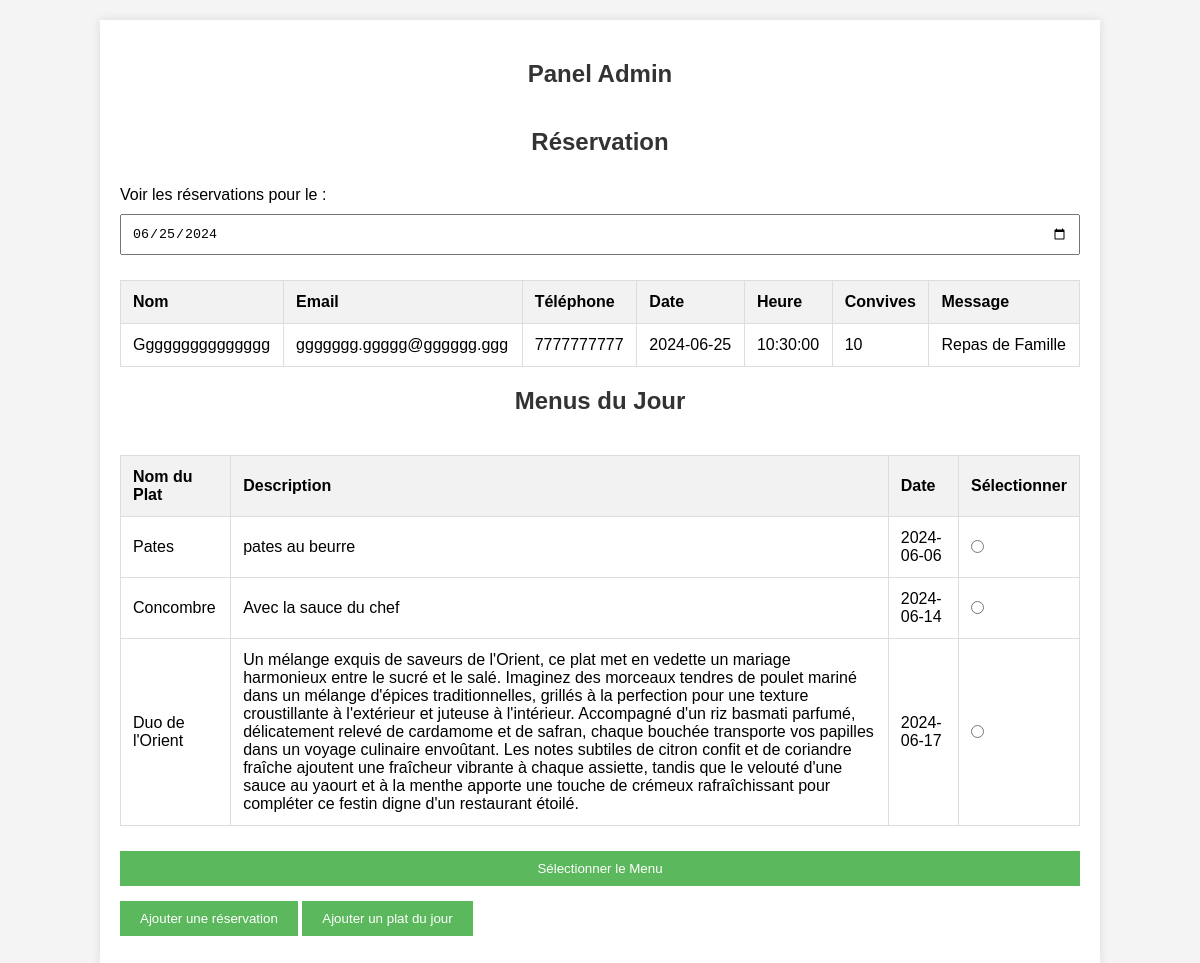
The page /admin/index.php (signed in) on the database its author committed.
### tables this page shows
CREATE TABLE `reservations` (
  `id` int NOT NULL AUTO_INCREMENT,
  `name` varchar(100) NOT NULL,
  `email` varchar(100) NOT NULL,
  `phone` varchar(20) NOT NULL,
  `date` date NOT NULL,
  `time` time NOT NULL,
  `guests` int NOT NULL,
  `message` text,
  PRIMARY KEY (`id`)
);

CREATE TABLE `daily_menu` (
  `id_menu` int NOT NULL AUTO_INCREMENT,
  `dish_name` varchar(250) NOT NULL,
  `description` varchar(1000) NOT NULL,
  `date` date NOT NULL,
  `selected` tinyint(1) NOT NULL DEFAULT '0',
  PRIMARY KEY (`id_menu`)
);

### admin/index.php (the view, shortened to what this page needs)
<!DOCTYPE html>
<html lang="fr">
<head>
    <link rel="stylesheet" href="/Site-Restaurant/assets/css/Astyles.css">
</head>
<body>
    <div class="container">
        <h2>Panel Admin</h2>
        <div class="date-selector">
            <form id="date-form" method="get" action="">
            <h2>Réservation</h2>
                <label for="reservation-date">Voir les réservations pour le :</label>
                <input type="date" id="reservation-date" name="date" value="<?php echo isset($_GET['date']) ? $_GET['date'] : date('Y-m-d'); ?>">
            </form>
        </div>
        <?php
        include '../includes/db.php';
        $date = isset($_GET['date']) ? $_GET['date'] : date('Y-m-d');
        $stmt = $conn->prepare("SELECT * FROM reservations WHERE date = ? ORDER BY date");
        $stmt->bind_param('s', $date);
        $stmt->execute();
        $result = $stmt->get_result();
        if ($result->num_rows > 0) {
            echo "<table>
                    <tr>
                        <th>Nom</th>
                        <th>Email</th>
                        <th>Téléphone</th>
                        <th>Date</th>
                        <th>Heure</th>
                        <th>Convives</th>
                        <th>Message</th>
                    </tr>";
            while($row = $result->fetch_assoc()) {
                echo "<tr>
                        <td>{$row['name']}</td>
                        <td>{$row['email']}</td>
                        <td>{$row['phone']}</td>
                        <td>{$row['date']}</td>
                        <td>{$row['time']}</td>
                        <td>{$row['guests']}</td>
                        <td>{$row['message']}</td>
                      </tr>";
            }
            echo "</table>";
        } else {
            echo "Aucune réservation trouvée";
        }
        $stmt = $conn->prepare("SELECT * FROM daily_menu ORDER BY date");
        $stmt->execute();
        $menus = $stmt->get_result();
        if ($menus->num_rows > 0) {
            echo "<h2>Menus du Jour</h2>";
            echo "<form id='select-menu-form' method='post' action='select_menu.php'>";
            echo "<table>
                    <tr>
                        <th>Nom du Plat</th>
                        <th>Description</th>
                        <th>Date</th>
                        <th>Sélectionner</th>
                    </tr>";
            while($menu = $menus->fetch_assoc()) {
                echo "<tr>
                        <td>{$menu['dish_name']}</td>
                        <td>{$menu['description']}</td>
                        <td>{$menu['date']}</td>
                        <td><input type='radio' name='selected_menu' value='{$menu['id_menu']}'></td>
                      </tr>";
            }
            echo "</table>";
            echo "<button type='submit'>Sélectionner le Menu</button>";
            echo "</form>";
        } else {
            echo "Aucun menu du jour trouvé";
        }
        ?>
        <button id="add-reservation-btn">Ajouter une réservation</button>
        <button id="add-daily-menu-btn">Ajouter un plat du jour</button>
    </div>
</body>
</html>

### assets/css/Astyles.css (style rules this page uses)
body { font-family: Arial, sans-serif; background-color: #f4f4f4; margin: 0; padding: 0; }
.container { width: 80%; margin: 0 auto; background: #fff; padding: 20px; box-shadow: 0 0 10px rgba(0,0,0,0.1); margin-top: 20px; }
h2 { text-align: center; color: #333; }
table { width: 100%; border-collapse: collapse; margin: 20px 0; }
table, th, td { border: 1px solid #ddd; }
th, td { padding: 12px; text-align: left; }
th { background-color: #f2f2f2; }
button { display: inline-block; padding: 10px 20px; margin: 10px 0; border: none; background-color: #5cb85c; color: #fff; cursor: pointer; }
form { display: flex; flex-direction: column; }
form label { margin: 10px 0 5px; }
form input, form textarea, form button { padding: 10px; margin: 5px 0; }

### rows shown on the page
reservations: name "Ggggggggggggggg", email "ggggggg.ggggg@gggggg.ggg", phone "7777777777", date "2024-06-25", time "10:30:00", guests "10", message "Repas de Famille"
daily_menu: dish_name "Pates", description "pates au beurre", date "2024-06-06"
daily_menu: dish_name "Concombre", description "Avec la sauce du chef", date "2024-06-14"
daily_menu: dish_name "Duo de l'Orient", description "Un mélange exquis de saveurs de l'Orient, ce plat met en vedette un mariage harmonieux entre le sucré et le salé. Imaginez des morceaux tendres de poulet mariné dans un mélange d'épices traditionnelles, grillés à la perfection pour une texture croustillante à l'extérieur et juteuse à l'intérieur. Accompagné d'un riz basmati parfumé, délicatement relevé de cardamome et de safran, chaque bouchée transporte vos papilles dans un voyage culinaire envoûtant. Les notes subtiles de citron confit et de coriandre fraîche ajoutent une fraîcheur vibrante à chaque assiette, tandis que le velouté d'une sauce au yaourt et à la menthe apporte une touche de crémeux rafraîchissant pour compléter ce festin…", date "2024-06-17"
